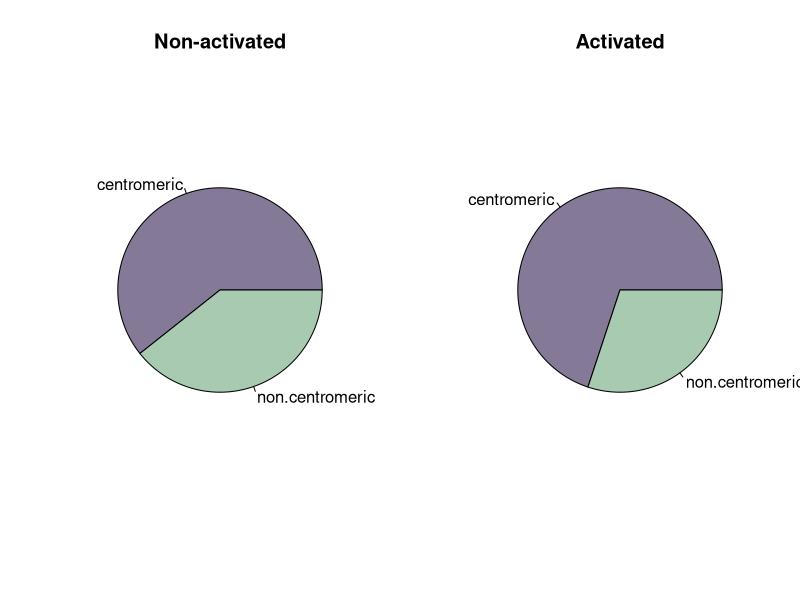

Generate this figure with R:
#!/usr/bin/env/R

## /home/imallona/cenp_chip/nested_mapping/chip_PTZ_1_oligomerized/log
## ptz is activated

## /home/imallona/cenp_chip/nested_mapping/chip_HC_1_oligomerized/log
## hc is non activated

## (base) [imallona@imlsportmacquarie nested_mapping]$ cat chip_HC_1_oligomerized/log 
## 49536148 reads; of these:
##   49536148 (100.00%) were paired; of these:
##     20901161 (42.19%) aligned concordantly 0 times
##     2158899 (4.36%) aligned concordantly exactly 1 time
##     26476088 (53.45%) aligned concordantly >1 times
##     ----
##     20901161 pairs aligned concordantly 0 times; of these:
##       70647 (0.34%) aligned discordantly 1 time
##     ----
##     20830514 pairs aligned 0 times concordantly or discordantly; of these:
##       41661028 mates make up the pairs; of these:
##         40145751 (96.36%) aligned 0 times
##         85542 (0.21%) aligned exactly 1 time
##         1429735 (3.43%) aligned >1 times
## 59.48% overall alignment rate

## (base) [imallona@imlsportmacquarie nested_mapping]$ pwd
## /home/imallona/cenp_chip/nested_mapping
## (base) [imallona@imlsportmacquarie nested_mapping]$ cat chip_PTZ_1_oligomerized/log 
## 38482901 reads; of these:
##   38482901 (100.00%) were paired; of these:
##     12574558 (32.68%) aligned concordantly 0 times
##     1516054 (3.94%) aligned concordantly exactly 1 time
##     24392289 (63.38%) aligned concordantly >1 times
##     ----
##     12574558 pairs aligned concordantly 0 times; of these:
##       40479 (0.32%) aligned discordantly 1 time
##     ----
##     12534079 pairs aligned 0 times concordantly or discordantly; of these:
##       25068158 mates make up the pairs; of these:
##         23951712 (95.55%) aligned 0 times
##         40439 (0.16%) aligned exactly 1 time
##         1076007 (4.29%) aligned >1 times
## 68.88% overall alignment rate



## and when mapping the unmapped to the mouse genome we get

## [imallona@imlsportmacquarie ~]$ cat ~/cenp_chip/nested_mapping/chip_HC_1_oligomerized/nested/log 
## 46732949 reads; of these:
##   46732949 (100.00%) were paired; of these:
##     4425898 (9.47%) aligned concordantly 0 times
##     10236508 (21.90%) aligned concordantly exactly 1 time
##     32070543 (68.63%) aligned concordantly >1 times
##     ----
##     4425898 pairs aligned concordantly 0 times; of these:
##       555931 (12.56%) aligned discordantly 1 time
##     ----
##     3869967 pairs aligned 0 times concordantly or discordantly; of these:
##       7739934 mates make up the pairs; of these:
##         4533608 (58.57%) aligned 0 times
##         804859 (10.40%) aligned exactly 1 time
##         2401467 (31.03%) aligned >1 times
## 95.15% overall alignment rate


## [imallona@imlsportmacquarie ~]$ cat ~/cenp_chip/nested_mapping/chip_PTZ_1_oligomerized/nested/log 
## 36223550 reads; of these:
##   36223550 (100.00%) were paired; of these:
##     3038662 (8.39%) aligned concordantly 0 times
##     5027738 (13.88%) aligned concordantly exactly 1 time
##     28157150 (77.73%) aligned concordantly >1 times
##     ----
##     3038662 pairs aligned concordantly 0 times; of these:
##       276156 (9.09%) aligned discordantly 1 time
##     ----
##     2762506 pairs aligned 0 times concordantly or discordantly; of these:
##       5525012 mates make up the pairs; of these:
##         3469993 (62.81%) aligned 0 times
##         384549 (6.96%) aligned exactly 1 time
##         1670470 (30.23%) aligned >1 times
## 95.21% overall alignment rate


fd <- data.frame(centromeric =       c(49536148 * 0.5948,
                                       36223550 * 0.6888),
                 `non-centromeric` = c(49536148 * (1- 0.5948) * 0.9515,
                                       36223550 * (1-0.6888) * 0.9521))

rownames(fd) <- c('Non-activated', 'Activated')

pt <- prop.table(as.matrix(fd), margin = 1)
pt


pdf('/home/imallona/src/astankovic_cenp_chip/07_mapping_against_centromere_consensus/centromeric_piechart.pdf',
    width = 16, height = 7)
par(mfrow = c(1,2))
      
pie(as.numeric(pt['Non-activated',]), labels = colnames(pt),
    col=c( '#847996','#A7CAB1',    '#88B7B5', '#F4ECD6' ),
    main = 'Non-activated')
      
pie(as.numeric(pt['Activated',]), labels = colnames(pt),
    col=c( '#847996','#A7CAB1',    '#88B7B5', '#F4ECD6' ),
    main = 'Activated')

dev.off()
